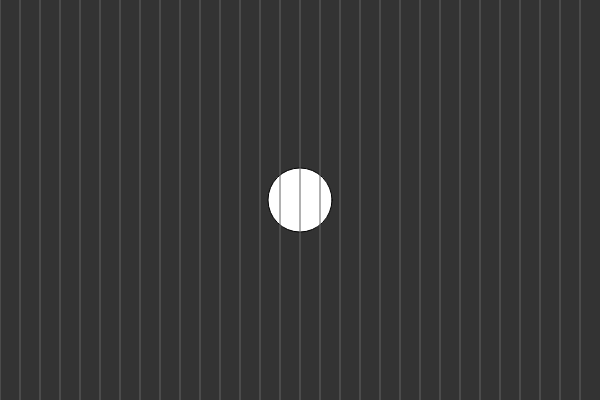
Frame 1 (no input)
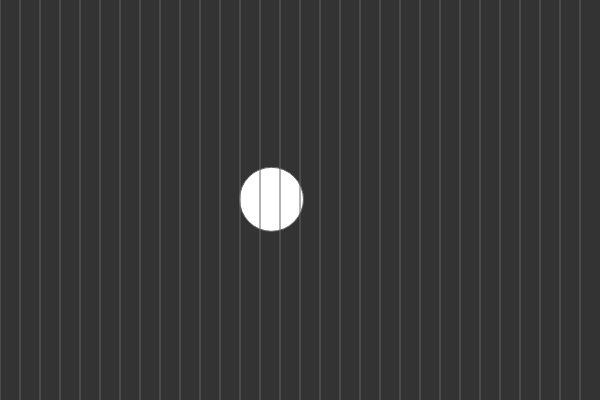
Frame 60 (no input)
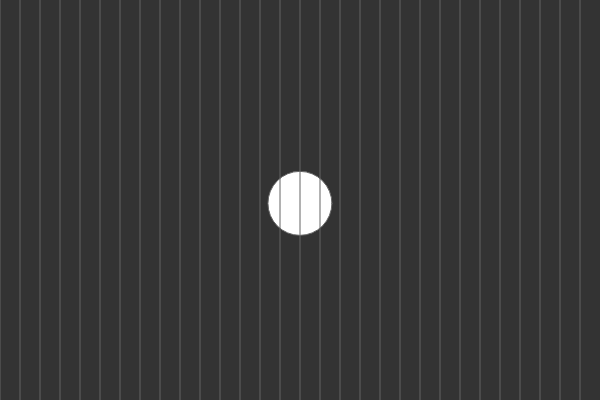
Frame 120 (the mouse pressed at the canvas centre since frame 60)

The p5.js sketch that drew these frames (run headless with seeded random() and noise() and a simulated clock; from frame 60 on, the mouse is pressed at the canvas centre):

// p5.js sketch
// ── sketch.js
// Daniel Shiffman
// Networked Media, Fall 2014
// https://github.com/shiffman/itp-networked-media

// Fundamentals of programming in JS (no objects or arrays yet)

// Variables
var x; 
var y;

// A function!
function setup() {
  createCanvas(600, 400); // instead of size()
  x = width/2;
  y = height/2;
}

function draw() {
  
  background(51);

  fill(255);
  ellipse(x, y, 64, 64);

  y = y + random(-1, 1);
  
  // Conditionals
  if (mouseX > x) {
    x = x + random(0,1);
  } else {
    x = x - random(0,1);
  }

  // Loops
  for (var i = 0; i < width; i += 20) {
    stroke(100);
    line(i,0,i,height);
  }

}
